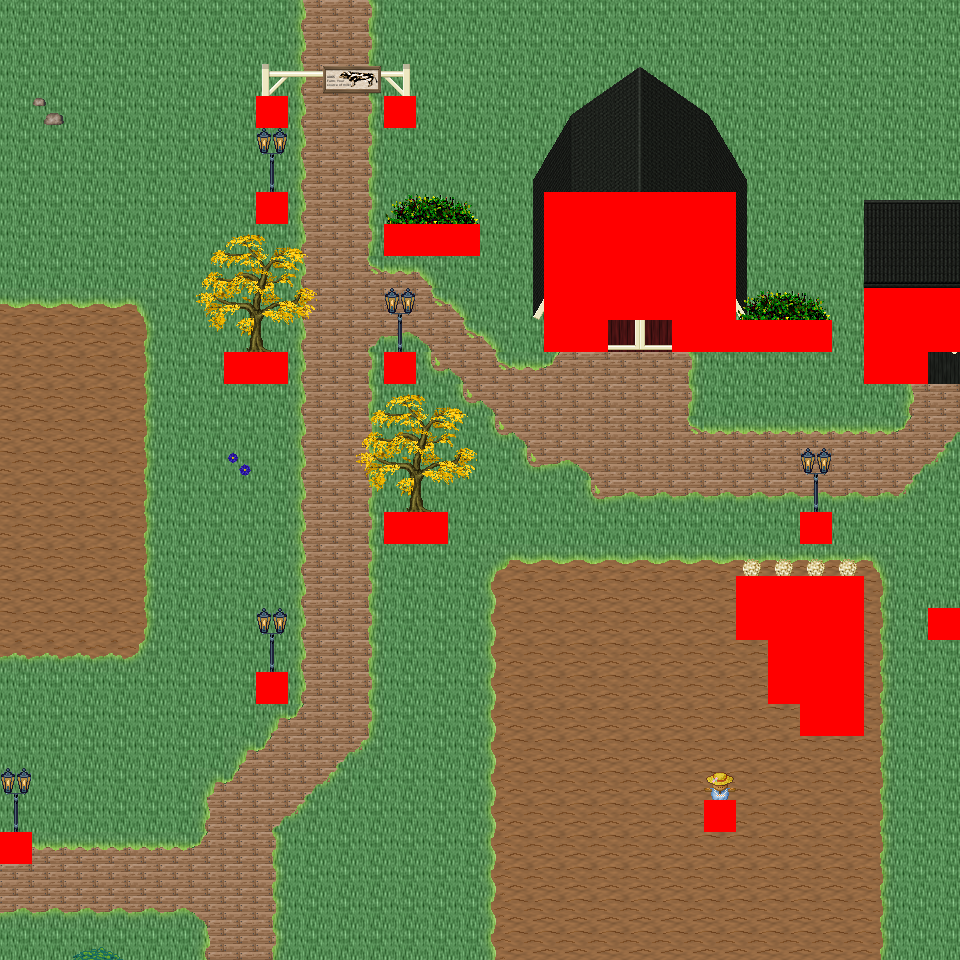

This game map was drawn from its Tiled (.tmx) file and the tilesets committed beside it. A one-line description and the trimmed map source follow:
An orthogonal 30x30 tile map with 32x32 px tiles, 6 tile layers (Ground, Object, Object2, Above, ...), 34 tilesets and 6 objects (6x mapExit).

<map version="1.0" orientation="orthogonal" renderorder="right-down" width="30" height="30" tilewidth="32" tileheight="32" nextobjectid="7">
  <tileset firstgid="1" name="tileset_logic_collision" tilewidth="32" tileheight="32" tilecount="1" columns="1">
    <image source="../drawable/tileset_logic_collision.png" width="32" height="32" />
  </tileset>
  <tileset firstgid="2" name="tileset_ground_ridge_earth_pale" tilewidth="32" tileheight="32" tilecount="96" columns="12">
    <image source="../drawable/tileset_ground_ridge_earth_pale.png" width="384" height="256" />
  </tileset>
  <tileset firstgid="98" name="tileset_ground_ridge_earth_dark" tilewidth="32" tileheight="32" tilecount="96" columns="12">
    <image source="../drawable/tileset_ground_ridge_earth_dark.png" width="384" height="256" />
  </tileset>
  <tileset firstgid="194" name="tileset_ground_ground" tilewidth="32" tileheight="32" tilecount="33" columns="3">
    <image source="../drawable/tileset_ground_ground.png" width="96" height="352" />
  </tileset>
  <tileset firstgid="227" name="tileset_building_castle" tilewidth="32" tileheight="32" tilecount="320" columns="20">
    <image source="../drawable/tileset_building_castle.png" width="640" height="512" />
  </tileset>
  <tileset firstgid="547" name="tileset_ground_water_pool" tilewidth="32" tileheight="32" tilecount="72" columns="3">
    <image source="../drawable/tileset_ground_water_pool.png" width="96" height="768" />
  </tileset>
  <tileset firstgid="619" name="tileset_ground_earth_edges" tilewidth="32" tileheight="32" tilecount="18" columns="6">
    <image source="../drawable/tileset_ground_earth_edges.png" width="192" height="96" />
  </tileset>
  <tileset firstgid="637" name="tileset_ground_grass_corners" tilewidth="32" tileheight="32" tilecount="24" columns="6">
    <image source="../drawable/tileset_ground_grass_corners.png" width="192" height="128" />
  </tileset>
  <tileset firstgid="661" name="tileset_ground_grass_edges" tilewidth="32" tileheight="32" tilecount="36" columns="12">
    <image source="../drawable/tileset_ground_grass_edges.png" width="384" height="96" />
  </tileset>
  <tileset firstgid="697" name="tileset_item_weapon_cannon" tilewidth="32" tileheight="32" tilecount="12" columns="3">
    <image source="../drawable/tileset_item_weapon_cannon.png" width="96" height="128" />
  </tileset>
  <tileset firstgid="709" name="tileset_item_pot_barrels_1" tilewidth="32" tileheight="32" tilecount="8" columns="4">
    <image source="../drawable/tileset_item_pot_barrels_1.png" width="128" height="64" />
  </tileset>
  <tileset firstgid="717" name="tileset_ground_cobbled_paving" tilewidth="32" tileheight="32" tilecount="1" columns="1">
    <image source="../drawable/tileset_ground_cobbled_paving.png" width="32" height="32" />
  </tileset>
  <tileset firstgid="718" name="tileset_ground_rock_pebbles" tilewidth="32" tileheight="32" tilecount="3" columns="1">
    <image source="../drawable/tileset_ground_rock_pebbles.png" width="32" height="96" />
  </tileset>
  <tileset firstgid="721" name="tileset_plant_flower_daisy_blue" tilewidth="32" tileheight="32" tilecount="8" columns="2">
    <image source="../drawable/tileset_plant_flower_daisy_blue.png" width="64" height="128" />
  </tileset>
  <tileset firstgid="729" name="tileset_building_mill" tilewidth="32" tileheight="32" tilecount="30" columns="5">
    <image source="../drawable/tileset_building_mill.png" width="160" height="192" />
  </tileset>
  <tileset firstgid="759" name="tileset_building_windmill_blades" tilewidth="32" tileheight="32" tilecount="144" columns="24">
    <image source="../drawable/tileset_building_windmill_blades.png" width="768" height="192" />
  </tileset>
  <tileset firstgid="903" name="tileset_logic_item_corn" tilewidth="32" tileheight="32" tilecount="5" columns="5">
    <image source="../drawable/tileset_logic_item_corn.png" width="160" height="32" />
  </tileset>
  <tileset firstgid="908" name="tileset_object_scarecrow" tilewidth="32" tileheight="32" tilecount="2" columns="1">
    <image source="../drawable/tileset_object_scarecrow.png" width="32" height="64" />
  </tileset>
  <tileset firstgid="910" name="tileset_object_hay_cart" tilewidth="32" tileheight="32" tilecount="1" columns="1">
    <image source="../drawable/tileset_object_hay_cart.png" width="32" height="32" />
  </tileset>
  <tileset firstgid="911" name="tileset_building_barnyard" tilewidth="32" tileheight="32" tilecount="200" columns="8">
    <image source="../drawable/tileset_building_barnyard.png" width="256" height="800" />
  </tileset>
  <tileset firstgid="1111" name="tileset_furniture_sink_pale_brown_stone" tilewidth="32" tileheight="32" tilecount="4" columns="2">
    <image source="../drawable/tileset_furniture_sink_pale_brown_stone.png" width="64" height="64" />
  </tileset>
  <tileset firstgid="1115" name="tileset_logic_creature_farm_animal" tilewidth="32" tileheight="32" tilecount="12" columns="12">
    <image source="../drawable/tileset_logic_creature_farm_animal.png" width="256" height="64" />
  </tileset>
  <tileset firstgid="1127" name="tileset_plant_tree_fall_trees" tilewidth="32" tileheight="32" tilecount="40" columns="8">
    <image source="../drawable/tileset_plant_tree_fall_trees.png" width="256" height="160" />
  </tileset>
  <tileset firstgid="1167" name="tileset_plant_bush_bush_mult_colored" tilewidth="32" tileheight="32" tilecount="6" columns="3">
    <image source="../drawable/tileset_plant_bush_bush_mult_colored.png" width="96" height="64" />
  </tileset>
  <tileset firstgid="1173" name="tileset_furniture_light_lamp_blue" tilewidth="32" tileheight="32" tilecount="3" columns="1">
    <image source="../drawable/tileset_furniture_light_lamp_blue.png" width="32" height="96" />
  </tileset>
  <tileset firstgid="1176" name="tileset_light_dim_light_7x5" tilewidth="32" tileheight="32" tilecount="35" columns="7">
    <image source="../drawable/tileset_light_dim_light_7x5.png" width="224" height="160" />
  </tileset>
  <tileset firstgid="1211" name="tileset_plant_stump_small_stump" tilewidth="32" tileheight="32" tilecount="4" columns="2">
    <image source="../drawable/tileset_plant_stump_small_stump.png" width="64" height="64" />
  </tileset>
  <tileset firstgid="1215" name="tileset_logic_creature_fowl" tilewidth="32" tileheight="32" tilecount="6" columns="6">
    <image source="../drawable/tileset_logic_creature_fowl.png" width="192" height="32" />
  </tileset>
  <tileset firstgid="1221" name="tileset_logic_creature_rodent" tilewidth="32" tileheight="32" tilecount="8" columns="8">
    <image source="../drawable/tileset_logic_creature_rodent.png" width="256" height="32" />
  </tileset>
  <tileset firstgid="1229" name="tileset_plant_bushes_and_trees" tilewidth="32" tileheight="32" tilecount="144" columns="16">
    <image source="../drawable/tileset_plant_bushes_and_trees.png" width="512" height="289" />
  </tileset>
  <tileset firstgid="1373" name="tileset_plant_bush_leafy" tilewidth="32" tileheight="32" tilecount="48" columns="8">
    <image source="../drawable/tileset_plant_bush_leafy.png" width="256" height="192" />
  </tileset>
  <tileset firstgid="1421" name="tileset_plant_bush_bush_pinks" tilewidth="32" tileheight="32" tilecount="4" columns="2">
    <image source="../drawable/tileset_plant_bush_bush_pinks.png" width="64" height="64" />
  </tileset>
  <tileset firstgid="1425" name="tileset_plant_bush_berried" tilewidth="32" tileheight="32" tilecount="60" columns="5">
    <image source="../drawable/tileset_plant_bush_berried.png" width="160" height="384" />
  </tileset>
  <tileset firstgid="1485" name="tileset_ground_ground_3" tilewidth="32" tileheight="32" tilecount="5" columns="5">
    <image source="../drawable/tileset_ground_ground_3.png" width="160" height="32" />
  </tileset>
  <layer name="Ground" width="30" height="30">
    <data>[900 cells, 900 non-empty, 3 distinct tile ids]</data>
  </layer>
  <layer name="Object" width="30" height="30">
    <data>[900 cells, 394 non-empty, 53 distinct tile ids]</data>
  </layer>
  <layer name="Object2" width="30" height="30">
    <data>[900 cells, 36 non-empty, 21 distinct tile ids]</data>
  </layer>
  <layer name="Above" width="30" height="30">
    <data>[900 cells, 122 non-empty, 78 distinct tile ids]</data>
  </layer>
  <layer name="Above2" width="30" height="30">
    <data>[900 cells, 5 non-empty, 5 distinct tile ids]</data>
  </layer>
  <layer name="Walkable" width="30" height="30">
    <data>[900 cells, 71 non-empty, 1 distinct tile ids]</data>
  </layer>
  <objectgroup name="MapEvents">
    <object id="1" name="south" type="mapExit" x="0" y="928" width="960" height="32">
      <properties>
        <property name="map" value="level_0_x52_y77" />
        <property name="x" value="0" />
        <property name="y" value="1" />
      </properties>
    </object>
    <object id="2" name="west" type="mapExit" x="0" y="0" width="32" height="832">
      <properties>
        <property name="map" value="level_0_x51_y76" />
        <property name="x" value="28" />
        <property name="y" value="0" />
      </properties>
    </object>
    <object id="3" name="west2" type="mapExit" x="0" y="864" width="32" height="96">
      <properties>
        <property name="map" value="level_0_x51_y76" />
        <property name="x" value="28" />
        <property name="y" value="27" />
      </properties>
    </object>
    <object id="4" name="east" type="mapExit" x="928" y="0" width="32" height="288">
      <properties>
        <property name="map" value="level_0_x53_y76" />
        <property name="x" value="1" />
        <property name="y" value="0" />
      </properties>
    </object>
    <object id="5" name="east2" type="mapExit" x="928" y="352" width="32" height="256">
      <properties>
        <property name="map" value="level_0_x53_y76" />
        <property name="x" value="1" />
        <property name="y" value="11" />
      </properties>
    </object>
    <object id="6" name="east3" type="mapExit" x="928" y="640" width="32" height="320">
      <properties>
        <property name="map" value="level_0_x53_y76" />
        <property name="x" value="1" />
        <property name="y" value="20" />
      </properties>
    </object>
  </objectgroup>
</map>
